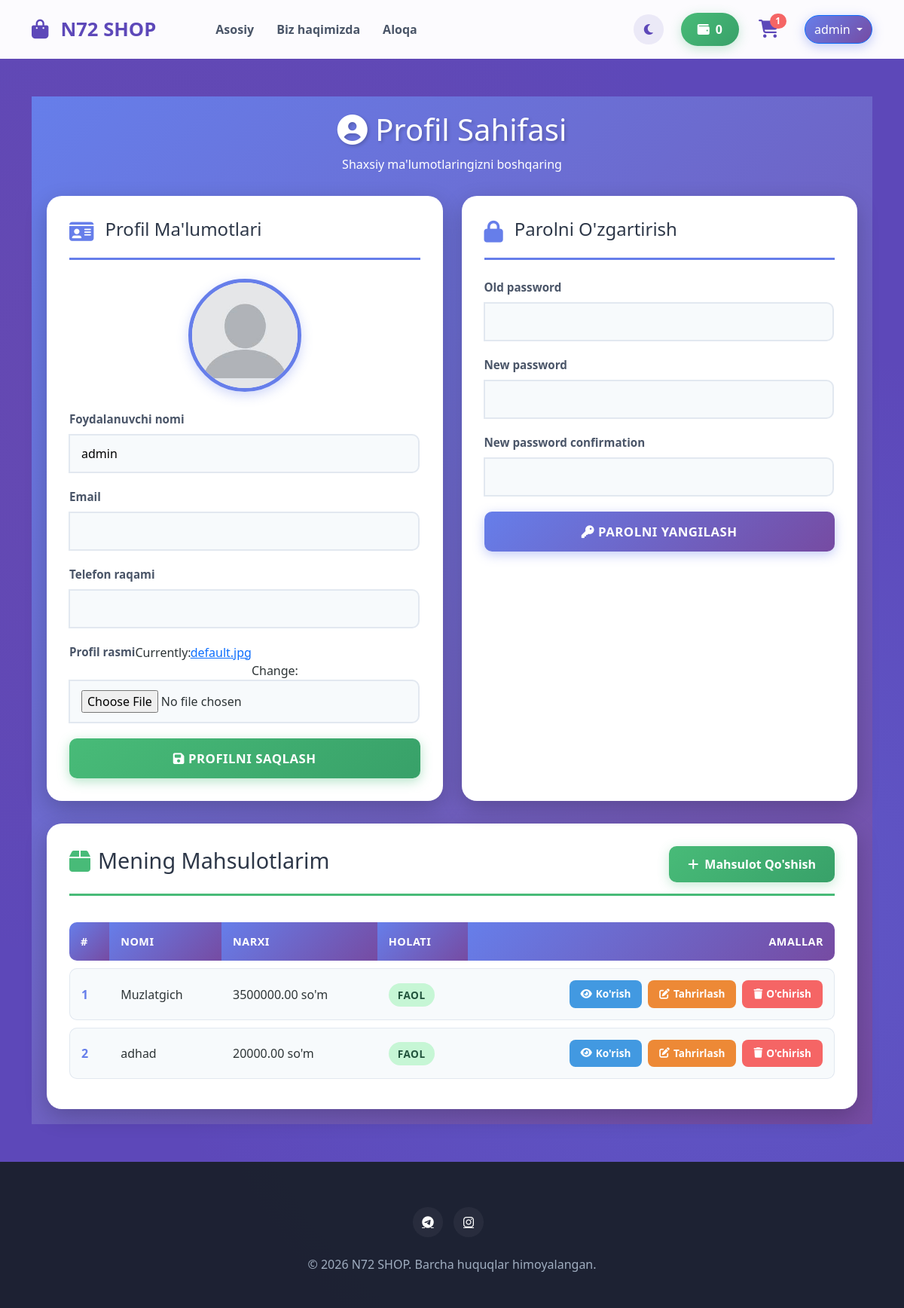
The app's page /users/profile/ (signed in), older data.
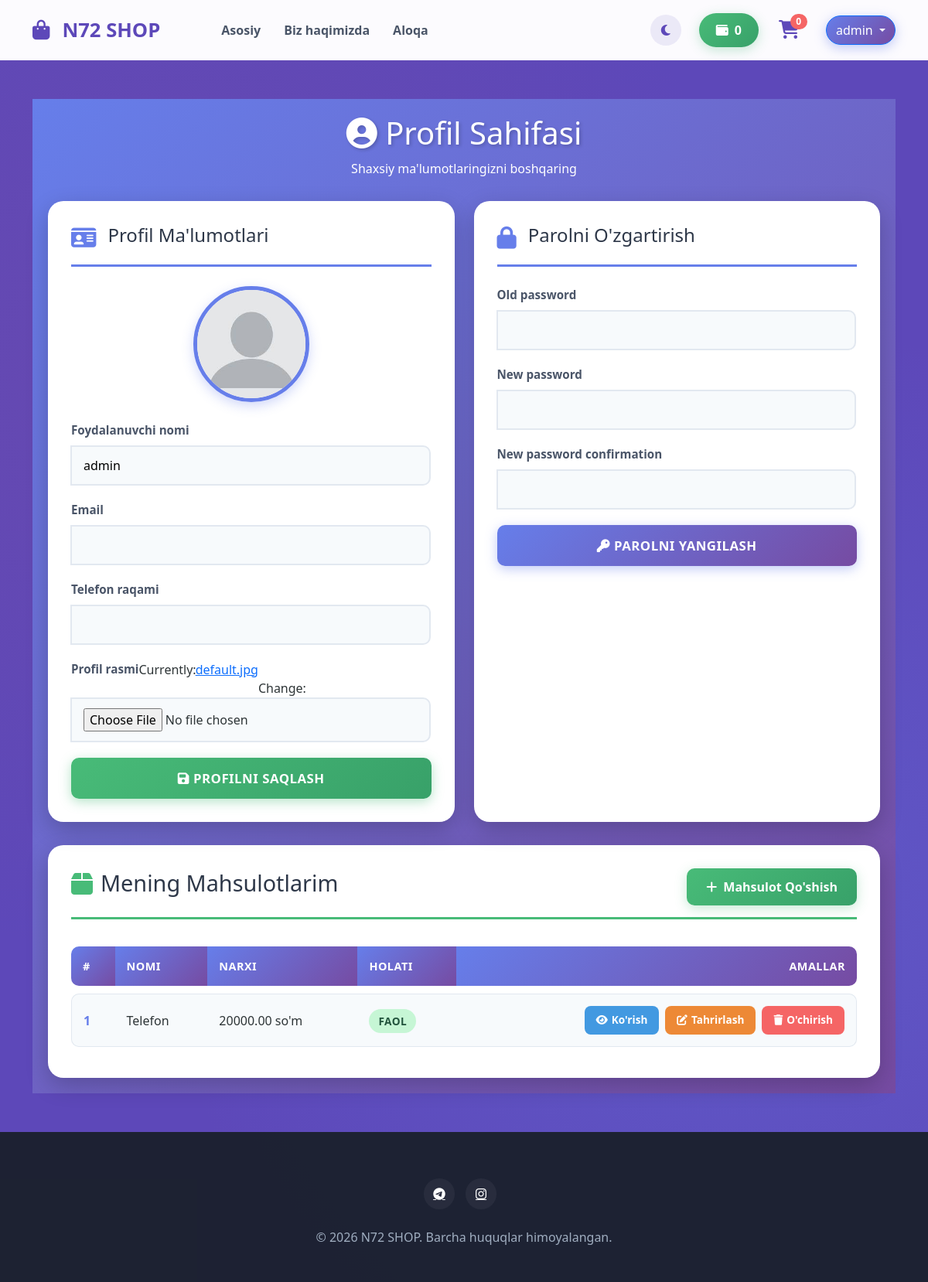
The same page, newer data.
### main/models.py (models this page shows, shortened)
class Wallet(models.Model):
    user = models.OneToOneField(
        User,
        on_delete=models.CASCADE,
        related_name='wallet'
    )
    balance = models.DecimalField(
        max_digits=12,
        decimal_places=2,
        default=0
    )
    updated_at = models.DateTimeField(auto_now=True)

### users/models.py (models this page shows, shortened)
class Cart(models.Model):
    user = models.OneToOneField(User, on_delete=models.CASCADE, related_name='cart')

class Profile(models.Model):
    user = models.OneToOneField(User, on_delete=models.CASCADE)
    image = models.ImageField(default='default.jpg', upload_to='profile_pics')
    phone_number = models.CharField(max_length=15, blank=True, null=True)

### products/models.py (models this page shows, shortened)
class Product(models.Model):
    owner = models.ForeignKey(User, on_delete=models.CASCADE, limit_choices_to={'is_staff': True}, related_name='products')
    name = models.CharField(max_length=200)
    description = models.TextField()
    image = models.ImageField(upload_to='media/', null=True, blank=True)
    price = models.DecimalField(max_digits=10, decimal_places=2)
    category = models.ForeignKey(Category, on_delete=models.CASCADE)
    quantity = models.PositiveIntegerField(default=1)
    created_at = models.DateTimeField(auto_now_add=True)
    is_active = models.BooleanField(default=True)

### users/views.py (the view, shortened to what this page needs)
# urls.py: path('profile/', ProfileView.as_view(), name='profile'),
class ProfileView(LoginRequiredMixin, View):
    login_url = 'login'
    def get(self, request):
        user_form = UserUpdateForm(instance=request.user)
        profile, created = Profile.objects.get_or_create(user=request.user)
        profile_form = ProfileUpdateForm(instance=profile)
        password_form = PasswordChangeForm(user=request.user)
        products = Product.objects.filter(owner=request.user)
        return render(request, 'users/profile.html', {
            'user_form': user_form,
            'profile_form': profile_form,
            'password_form': password_form,
            'products': products,   # 👈 context
        })

### users/forms.py
class UserUpdateForm(forms.ModelForm):
    class Meta:
        model = User
        fields = ['username', 'email']

class ProfileUpdateForm(forms.ModelForm):
    class Meta:
        model = Profile
        fields = ['phone_number', 'image']

### templates/users/profile.html (shortened to what this page needs)
{% extends 'base.html' %}
{% block content %}
<div class="profile-container">
    <div class="profile-wrapper">
        <div class="page-header">
            <h1><i class="fas fa-user-circle"></i> Profil Sahifasi</h1>
            <p>Shaxsiy ma'lumotlaringizni boshqaring</p>
        </div>
        <div class="cards-grid">
            <div class="profile-card">
                <div class="card-header">
                    <i class="fas fa-id-card"></i>
                    <h2>Profil Ma'lumotlari</h2>
                </div>
                <div class="profile-image-section">
                    {% if user.profile.image %}
                        <img src="{{ user.profile.image.url }}" class="profile-avatar" alt="Profile">
                    {% else %}
                        <div class="avatar-placeholder">
                            <i class="fas fa-user"></i>
                        </div>
                    {% endif %}
                </div>
                <form method="POST" enctype="multipart/form-data">
                    <div class="input-group">
                        <label class="input-label">Foydalanuvchi nomi</label>
                        {{ user_form.username }}
                    </div>
                    <div class="input-group">
                        <label class="input-label">Email</label>
                        {{ user_form.email }}
                    </div>
                    <div class="input-group">
                        <label class="input-label">Telefon raqami</label>
                        {{ profile_form.phone_number }}
                    </div>
                    <div class="input-group">
                        <label class="input-label">Profil rasmi</label>
                        {{ profile_form.image }}
                    </div>
                    <button type="submit" name="update_profile" class="submit-btn btn-success">
                        <i class="fas fa-save"></i> Profilni Saqlash
                    </button>
                </form>
            </div>
            <div class="profile-card">
                <div class="card-header">
                    <i class="fas fa-lock"></i>
                    <h2>Parolni O'zgartirish</h2>
                </div>
                <form method="POST">
                    {% for field in password_form %}
                        <div class="input-group">
                            <label class="input-label">{{ field.label }}</label>
                            {{ field }}
                        </div>
                    {% endfor %}
                    <button type="submit" name="update_password" class="submit-btn btn-primary">
                        <i class="fas fa-key"></i> Parolni Yangilash
                    </button>
                </form>
            </div>
        </div>
        <div class="products-section">
            <div class="products-card">
                <div class="products-header">
                    <h2 class="products-title">
                        <i class="fas fa-box"></i>
                        Mening Mahsulotlarim
                    </h2>
                    <a href="{% url 'product_add' %}" class="add-product-btn">
                        <i class="fas fa-plus"></i>
                        Mahsulot Qo'shish
                    </a>
                </div>
                {% if products %}
                    <table class="products-table">
                        <thead>
                            <tr>
                                <th>#</th>
                                <th>Nomi</th>
                                <th>Narxi</th>
                                <th>Holati</th>
                                <th style="text-align: right;">Amallar</th>
                            </tr>
                        </thead>
                        <tbody>
                            {% for product in products %}
                            <tr>
                                <td>{{ forloop.counter }}</td>
                                <td>{{ product.name }}</td>
                                <td>{{ product.price }} so'm</td>
                                <td>
                                    {% if product.is_active %}
                                        <span class="status-badge badge-active">Faol</span>
                                    {% else %}
                                        <span class="status-badge badge-inactive">Noaktiv</span>
                                    {% endif %}
                                </td>
                                <td>
                                    <div class="action-btns">
                                        <a href="{% url 'product_detail' product.pk %}" class="action-btn btn-view">
                                            <i class="fas fa-eye"></i> Ko'rish
                                        </a>
                                        <a href="{% url 'product_update' product.pk %}" class="action-btn btn-edit">
                                            <i class="fas fa-edit"></i> Tahrirlash
                                        </a>
                                        <a href="{% url 'product_delete' product.pk %}" class="action-btn btn-delete" onclick="return confirm('Mahsulotni o\'chirmoqchimisiz?')">
                                            <i class="fas fa-trash"></i> O'chirish
                                        </a>
                                    </div>
                                </td>
                            </tr>
                            {% endfor %}
                        </tbody>
                    </table>
                {% else %}
                    <div class="empty-state">
                        <i class="fas fa-inbox"></i>
                        <p>Hozircha mahsulot qo'shilmagan.</p>
                    </div>
                {% endif %}
            </div>
        </div>
    </div>
</div>
{% endblock %}

### templates/base.html (shortened to what this page needs)
<!DOCTYPE html>
<html lang="uz">
<head>
    <link href="https://cdn.jsdelivr.net/npm/bootstrap@5.3.0/dist/css/bootstrap.min.css" rel="stylesheet">
    <link rel="stylesheet" href="https://cdnjs.cloudflare.com/ajax/libs/font-awesome/6.4.0/css/all.min.css">
    <link rel="stylesheet" href="https://cdnjs.cloudflare.com/ajax/libs/animate.css/4.1.1/animate.min.css"/>
</head>
<body>
    <nav class="navbar navbar-expand-lg navbar-custom sticky-top">
        <div class="container">
            <a class="navbar-brand d-flex align-items-center" href="{% url 'index' %}">
                <i class="fas fa-shopping-bag me-3"></i>
                <span>N72 SHOP</span>
            </a>
            <div class="collapse navbar-collapse" id="mainNav">
                <ul class="navbar-nav me-auto ms-lg-5">
                    <li class="nav-item"><a class="nav-link" href="{% url 'index' %}">Asosiy</a></li>
                    <li class="nav-item"><a class="nav-link" href="{% url 'about' %}">Biz haqimizda</a></li>
                    <li class="nav-item"><a class="nav-link" href="{% url 'contact' %}">Aloqa</a></li>
                </ul>
                <div class="d-flex align-items-center gap-2">
                    <button onclick="toggleTheme()" class="theme-toggle-btn" id="theme-btn" title="Rejimni o'zgartirish">
                        <i class="fas fa-moon" id="theme-icon"></i>
                    </button>
                    {% if user.is_authenticated %}
                        <a href="{% url 'wallet_detail' %}" class="wallet-balance me-2">
                            <i class="fas fa-wallet me-2"></i>{{ user.wallet.balance|default:"0" }}
                        </a>
                        <a href="{% url 'cart' %}" class="cart-wrapper me-3">
                            <i class="fas fa-shopping-cart cart-icon"></i>
                            <span class="badge rounded-pill cart-badge">{{ user.cart.items.count|default:0 }}</span>
                        </a>
                        <div class="dropdown">
                            <button class="btn btn-primary dropdown-toggle rounded-pill" data-bs-toggle="dropdown">
                                {{ user.username }}
                            </button>
                        </div>
                    {% else %}
                        <a class="btn btn-outline-primary rounded-pill px-4" href="{% url 'login' %}">Kirish</a>
                    {% endif %}
                </div>
            </div>
        </div>
    </nav>
    <main class="main-wrapper">
        <div class="container">
            {% block content %}{% endblock %}
        </div>
    </main>
    <footer>
        <div class="container text-center">
            <div class="mb-4">
                <a href="#" class="social-circle"><i class="fab fa-telegram"></i></a>
                <a href="#" class="social-circle"><i class="fab fa-instagram"></i></a>
            </div>
            <p>&copy; 2026 N72 SHOP. Barcha huquqlar himoyalangan.</p>
        </div>
    </footer>
</body>
</html>

### templates/base.html (style rules this page uses)
:root { --primary-bg: #5d48b9; --navbar-white: rgba(255, 255, 255, 0.98); --transition-smooth: all 0.4s cubic-bezier(0.4, 0, 0.2, 1); --card-shadow: 0 10px 30px rgba(0, 0, 0, 0.15); --accent-gold: #fbbf24; }
* { margin: 0; padding: 0; box-sizing: border-box; }
body { background-color: var(--primary-bg) !important; background-image: radial-gradient(circle at 20% 30%, rgba(118, 75, 162, 0.4) 0%, transparent 50%), radial-gradient(circle at 80% 70%, rgba(102, 126, 234, 0.3) 0%, transparent 50%); background-attachment: fixed; min-height: 100vh; display: flex; flex-direction: column; font-family: 'Segoe UI', sans-serif; overflow-x: hidden; color: #2d3436; transition: background-color 0.5s ease; }
.theme-toggle-btn { width: 40px; height: 40px; border-radius: 50%; border: none; display: flex; align-items: center; justify-content: center; cursor: pointer; transition: var(--transition-smooth); background: rgba(93, 72, 185, 0.1); color: var(--primary-bg); margin-right: 15px; }
.navbar-custom { background: var(--navbar-white) !important; backdrop-filter: blur(15px); padding: 15px 0; transition: var(--transition-smooth); z-index: 1050; }
.navbar-brand { font-weight: 800; font-size: 1.6rem; color: var(--primary-bg) !important; }
.nav-link { font-weight: 600; color: #4a5568 !important; padding: 8px 15px !important; border-radius: 8px; transition: var(--transition-smooth); }
.wallet-balance { background: linear-gradient(135deg, #48bb78 0%, #38a169 100%); color: white !important; padding: 10px 22px; border-radius: 50px; font-weight: 700; text-decoration: none; box-shadow: 0 4px 15px rgba(72, 187, 120, 0.3); }
.cart-wrapper { position: relative; padding: 10px; }
.cart-icon { font-size: 1.5rem; color: var(--primary-bg); }
.cart-badge { background: #f56565 !important; position: absolute; top: 2px; right: 0; }
.main-wrapper { flex: 1; padding: 50px 0; }
footer { background: rgba(26, 32, 44, 0.95); color: #a0aec0; padding: 60px 0 30px; margin-top: auto; }
.social-circle { width: 40px; height: 40px; background: rgba(255,255,255,0.05); display: inline-flex; align-items: center; justify-content: center; border-radius: 50%; color: white; margin-right: 10px; }

Row changes from the older to the newer data that the page shows:
removed Product: name "Muzlatgich", price "3500000.00", is_active "FAOL"
removed Product: name "adhad", price "20000.00", is_active "FAOL"
added Product: name "Telefon", price "20000.00", is_active "FAOL"
Text that changed along with them:
{{ user.cart.items.count|default:0 }}: "1" → "0"
